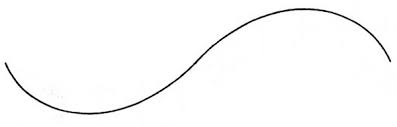
#> input picture curve.jpg, 397 x 127 px
$ python line.py
#> lines starting #> are read from the running program, lines starting #| are printed output that depends on the picture; after the words box and inside, x2 and y2 are one past the last pixel; in counts of white or black regions, pixels touching at a corner belong together
import cv2
import numpy as np
def calculate_line_straightness(image_path):
#> called with image_path = 'curve.jpg'
    image = cv2.imread(image_path, cv2.IMREAD_GRAYSCALE)
#> image is the input picture: shape (127, 397); min 0, max 255, mean 250.9
    if image is None:
        raise ValueError("no image")
    # image preprocessing
    _, binary = cv2.threshold(image, 128, 255, cv2.THRESH_BINARY_INV)
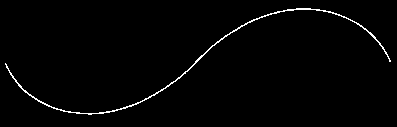
#> binary: shape (127, 397); 1.4% white in thin lines or dots, all inside (x1, y1, x2, y2) = (5, 8, 391, 115)
    # edges detection
    edges = cv2.Canny(binary, 50, 150)
#> edges: shape (127, 397); 1.2% white in thin lines or dots, all inside (x1, y1, x2, y2) = (4, 7, 391, 115)
    """
    cv2.imshow("Edges Detection", edges)
    cv2.waitKey(0)
    cv2.destroyAllWindows()
    """
    # straight line detection
    lines = cv2.HoughLinesP(edges, 1, np.pi / 180, threshold=50, minLineLength=50, maxLineGap=10)
#> lines = None
    if lines is None:
        return 0

    # angular deviation
    angles = []
    for line in lines:
        x1, y1, x2, y2 = line[0]
        angle = np.arctan2(y2 - y1, x2 - x1) * 180 / np.pi
        angles.append(angle)

    # Standard Deviation
    angle_std = np.std(angles)
    score = max(0, 100 - angle_std * 5)
    return round(score, 2)

image_path = "curve.jpg"
score = calculate_line_straightness(image_path)
print(f"score of curve: {score}%")

image_path = "straight.jpg"
score = calculate_line_straightness(image_path)
#> call 2 of calculate_line_straightness, with image_path = 'straight.jpg'
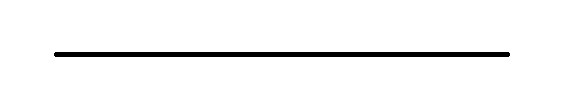
#> input picture straight.jpg, 561 x 108 px
#> in calculate_line_straightness, image is the input picture: shape (108, 561); min 0, max 255, mean 245.4
#> in calculate_line_straightness (call 2), `_, binary = cv2.threshold(image, 128, 255, cv2.THRESH_BINARY_INV)`: binary: shape (108, 561); 3.8% white; 1 white region, box (x1, y1, x2, y2) and area: (54, 52, 510, 57) 2276
#> in calculate_line_straightness (call 2), `edges = cv2.Canny(binary, 50, 150)`: edges: shape (108, 561); 1.5% white in thin lines or dots, all inside (x1, y1, x2, y2) = (53, 51, 510, 57)
#> in calculate_line_straightness (call 2), `lines = cv2.HoughLinesP(edges, 1, np.pi / 180, threshold=50, minLineLe..`: lines = [[56, 51, 507, 51], [54, 56, 509, 56]]
#> the loop in calculate_line_straightness (call 2), `for line in lines:` made 2 passes
#> (x1, y1, x2, y2, angle) on passes 1 to 2: (56, 51, 507, 51, 0), (54, 56, 509, 56, 0)
#> after the loop in calculate_line_straightness (call 2), `for line in lines:`: angles = [0, 0]
#> in calculate_line_straightness (call 2), `angle_std = np.std(angles)`: angle_std = 0
#> in calculate_line_straightness (call 2), `score = max(0, 100 - angle_std * 5)`: score = 100
#> score = 100
print(f"score of straight: {score}%")
#| score of straight: 100.0%

image_path = "straight0.jpg"
score = calculate_line_straightness(image_path)
#> call 3 of calculate_line_straightness, with image_path = 'straight0.jpg'
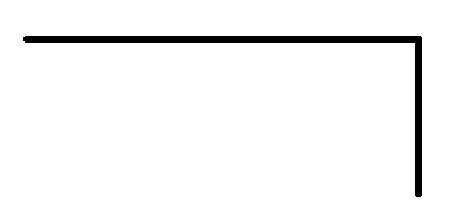
#> input picture straight0.jpg, 472 x 217 px
#> in calculate_line_straightness, image is the input picture: shape (217, 472); min 0, max 255, mean 245.4
#> in calculate_line_straightness (call 3), `_, binary = cv2.threshold(image, 128, 255, cv2.THRESH_BINARY_INV)`: binary: shape (217, 472); 3.8% white; 1 white region, box (x1, y1, x2, y2) and area: (23, 36, 422, 197) 3862
#> in calculate_line_straightness (call 3), `edges = cv2.Canny(binary, 50, 150)`: edges: shape (217, 472); 1.1% white in thin lines or dots, all inside (x1, y1, x2, y2) = (22, 35, 422, 197)
#> in calculate_line_straightness (call 3), `lines = cv2.HoughLinesP(edges, 1, np.pi / 180, threshold=50, minLineLe..`: lines = [[25, 42, 421, 42], [26, 35, 419, 35], [414, 194, 414, 43], [421, 196, 421, 36]]
#> the loop in calculate_line_straightness (call 3), `for line in lines:` made 4 passes
#> (x1, y1, x2, y2, angle) on passes 1 to 4: (25, 42, 421, 42, 0), (26, 35, 419, 35, 0), (414, 194, 414, 43, -90), (421, 196, 421, 36, -90)
#> after the loop in calculate_line_straightness (call 3), `for line in lines:`: angles = [0, 0, -90, -90]
#> in calculate_line_straightness (call 3), `angle_std = np.std(angles)`: angle_std = 45
#> in calculate_line_straightness (call 3), `score = max(0, 100 - angle_std * 5)`: score = 0
#> score = 0
print(f"score of straight0: {score}%")
#| score of straight0: 0%

image_path = "straight1.jpg"
score = calculate_line_straightness(image_path)
#> call 4 of calculate_line_straightness, with image_path = 'straight1.jpg'
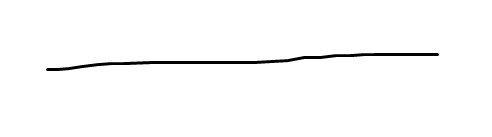
#> input picture straight1.jpg, 492 x 137 px
#> in calculate_line_straightness, image is the input picture: shape (137, 492); min 0, max 255, mean 250.6
#> in calculate_line_straightness (call 4), `_, binary = cv2.threshold(image, 128, 255, cv2.THRESH_BINARY_INV)`: binary: shape (137, 492); 1.8% white; 1 white region, box (x1, y1, x2, y2) and area: (46, 53, 439, 71) 1201
#> in calculate_line_straightness (call 4), `edges = cv2.Canny(binary, 50, 150)`: edges: shape (137, 492); 1.2% white in thin lines or dots, all inside (x1, y1, x2, y2) = (46, 52, 439, 71)
#> in calculate_line_straightness (call 4), `lines = cv2.HoughLinesP(edges, 1, np.pi / 180, threshold=50, minLineLe..`: lines = [[326, 57, 379, 55], [106, 61, 191, 60], [297, 56, 378, 52], [187, 63, 265, 63]]
#> the loop in calculate_line_straightness (call 4), `for line in lines:` made 4 passes
#> (x1, y1, x2, y2, angle) on passes 1 to 4: (326, 57, 379, 55, -2.16), (106, 61, 191, 60, -0.674), (297, 56, 378, 52, -2.83), (187, 63, 265, 63, 0)
#> after the loop in calculate_line_straightness (call 4), `for line in lines:`: angles = [-2.16, -0.674, -2.83, 0]
#> in calculate_line_straightness (call 4), `angle_std = np.std(angles)`: angle_std = 1.13
#> in calculate_line_straightness (call 4), `score = max(0, 100 - angle_std * 5)`: score = 94.35
#> score = 94.35
print(f"score of straight1: {score}%")
#| score of straight1: 94.35%

image_path = "straight2.jpg"
score = calculate_line_straightness(image_path)
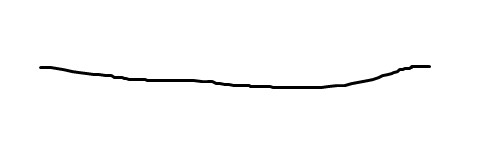
#> input picture straight2.jpg, 485 x 142 px
#> in calculate_line_straightness, image is the input picture: shape (142, 485); min 0, max 255, mean 250.6
#> in calculate_line_straightness (call 5), `_, binary = cv2.threshold(image, 128, 255, cv2.THRESH_BINARY_INV)`: binary: shape (142, 485); 1.7% white; 1 white region, box (x1, y1, x2, y2) and area: (39, 65, 431, 89) 1197
#> in calculate_line_straightness (call 5), `edges = cv2.Canny(binary, 50, 150)`: edges: shape (142, 485); 1.1% white in thin lines or dots, all inside (x1, y1, x2, y2) = (39, 64, 431, 89)
#> in calculate_line_straightness (call 5), `lines = cv2.HoughLinesP(edges, 1, np.pi / 180, threshold=50, minLineLe..`: lines = [[167, 81, 270, 84], [127, 77, 195, 78], [221, 85, 289, 88], [41, 65, 123, 76], [39, 67, 129, 80]]
#> the loop in calculate_line_straightness (call 5), `for line in lines:` made 5 passes
#> (x1, y1, x2, y2, angle) on passes 1 to 5: (167, 81, 270, 84, 1.67), (127, 77, 195, 78, 0.843), (221, 85, 289, 88, 2.53), (41, 65, 123, 76, 7.64), (39, 67, 129, 80, 8.22)
#> after the loop in calculate_line_straightness (call 5), `for line in lines:`: angles = [1.67, 0.843, 2.53, 7.64, 8.22]
#> in calculate_line_straightness (call 5), `angle_std = np.std(angles)`: angle_std = 3.11
#> in calculate_line_straightness (call 5), `score = max(0, 100 - angle_std * 5)`: score = 84.43
#> score = 84.43
print(f"score of straight2: {score}%")
#| score of straight2: 84.43%

image_path = "straight3.jpg"
score = calculate_line_straightness(image_path)
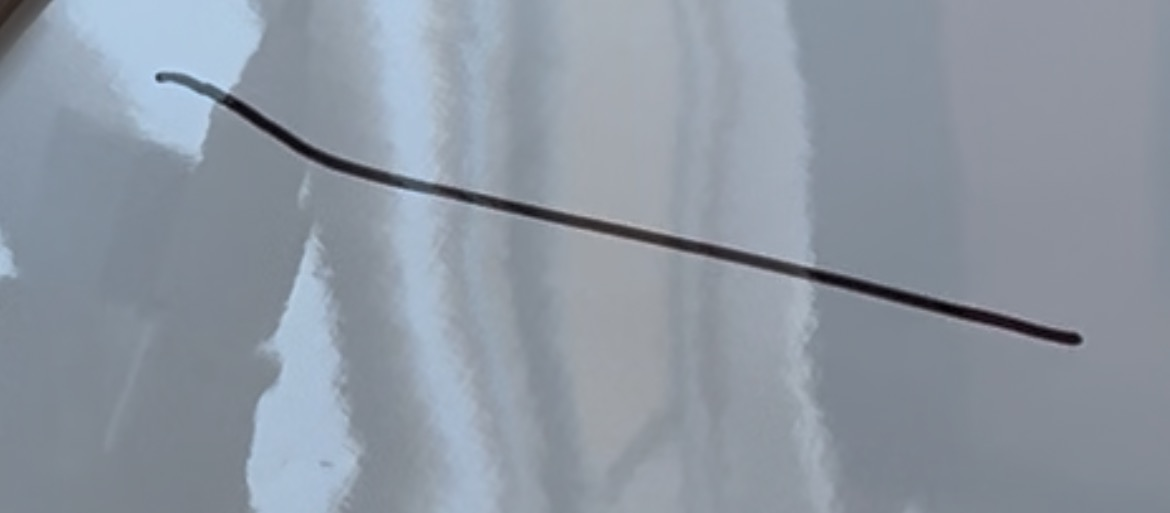
#> input picture straight3.jpg, 1170 x 513 px
#> in calculate_line_straightness (call 6), `_, binary = cv2.threshold(image, 128, 255, cv2.THRESH_BINARY_INV)`: binary: shape (513, 1170); 2.6% white; 37 white regions (27 under 20 px), largest, box (x1, y1, x2, y2) and area: (156, 73, 1084, 347) 13142, (0, 0, 52, 82) 2109, (176, 490, 204, 513) 320
#> in calculate_line_straightness (call 6), `edges = cv2.Canny(binary, 50, 150)`:
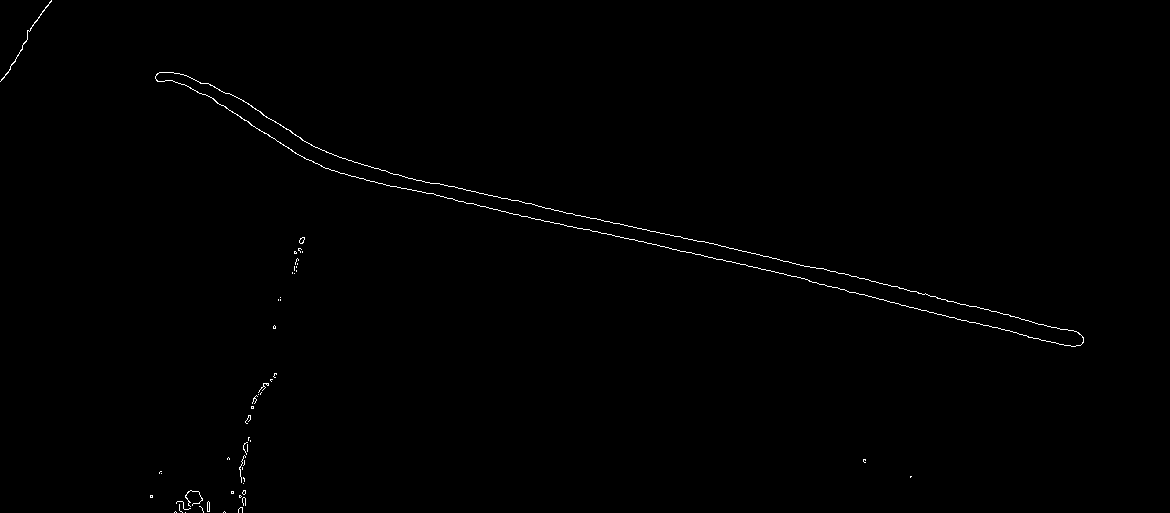
#> edges: shape (513, 1170); 0.42% white in thin lines or dots
#> in calculate_line_straightness (call 6), `lines = cv2.HoughLinesP(edges, 1, np.pi / 180, threshold=50, minLineLe..`: lines = [[437, 183, 614, 223], [394, 186, 601, 233], [582, 228, 816, 282], [871, 281, 935, 296], [646, 229, 903, 288], [809, 281, 1066, 345], [205, 94, 306, 159], [1003, 314, 1079, 333], [239, 98, 315, 147], [342, 158, 426, 182], [572, 213, 674, 236], [947, 301, 1008, 314]]
#> the loop in calculate_line_straightness (call 6), `for line in lines:` made 12 passes
#> (x1, y1, x2, y2, angle) on passes 1 to 12: (437, 183, 614, 223, 12.73), (394, 186, 601, 233, 12.79), (582, 228, 816, 282, 12.99), (871, 281, 935, 296, 13.19), (646, 229, 903, 288, 12.93), (809, 281, 1066, 345, 13.98), (205, 94, 306, 159, 32.76), (1003, 314, 1079, 333, 14.04), (239, 98, 315, 147, 32.81), (342, 158, 426, 182, 15.95), (572, 213, 674, 236, 12.71), (947, 301, 1008, 314, 12.03)
#> after the loop in calculate_line_straightness (call 6), `for line in lines:`: angles = [12.73, 12.79, 12.99, 13.19, 12.93, 13.98, 32.76, 14.04, 32.81, 15.95, 12.71, 12.03]
#> in calculate_line_straightness (call 6), `angle_std = np.std(angles)`: angle_std = 7.31
#> in calculate_line_straightness (call 6), `score = max(0, 100 - angle_std * 5)`: score = 63.44
#> score = 63.44
print(f"score of straight3: {score}%")
#| score of straight3: 63.44%
